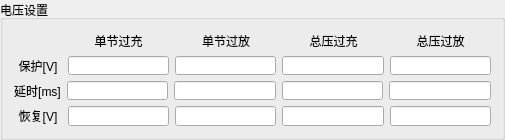
                            <widget class="QGroupBox" name="groupBox_23">
                             <property name="minimumSize">
                              <size>
                               <width>505</width>
                               <height>140</height>
                              </size>
                             </property>
                             <property name="maximumSize">
                              <size>
                               <width>505</width>
                               <height>140</height>
                              </size>
                             </property>
                             <property name="title">
                              <string>电压设置</string>
                             </property>
                             <layout class="QVBoxLayout" name="verticalLayout_45">
                              <property name="topMargin">
                               <number>12</number>
                              </property>
                              <item>
                               <layout class="QHBoxLayout" name="horizontalLayout_156">
                                <item>
                                 <widget class="QLabel" name="label_222">
                                  <property name="minimumSize">
                                   <size>
                                    <width>48</width>
                                    <height>0</height>
                                   </size>
                                  </property>
                                  <property name="maximumSize">
                                   <size>
                                    <width>48</width>
                                    <height>16777215</height>
                                   </size>
                                  </property>
                                  <property name="text">
                                   <string/>
                                  </property>
                                  <property name="alignment">
                                   <set>Qt::AlignCenter</set>
                                  </property>
                                 </widget>
                                </item>
                                <item>
                                 <widget class="QLabel" name="label_223">
                                  <property name="text">
                                   <string>单节过充</string>
                                  </property>
                                  <property name="alignment">
                                   <set>Qt::AlignCenter</set>
                                  </property>
                                 </widget>
                                </item>
                                <item>
                                 <widget class="QLabel" name="label_224">
                                  <property name="text">
                                   <string>单节过放</string>
                                  </property>
                                  <property name="alignment">
                                   <set>Qt::AlignCenter</set>
                                  </property>
                                 </widget>
                                </item>
                                <item>
                                 <widget class="QLabel" name="label_225">
                                  <property name="text">
                                   <string>总压过充</string>
                                  </property>
                                  <property name="alignment">
                                   <set>Qt::AlignCenter</set>
                                  </property>
                                 </widget>
                                </item>
                                <item>
                                 <widget class="QLabel" name="label_226">
                                  <property name="text">
                                   <string>总压过放</string>
                                  </property>
                                  <property name="alignment">
                                   <set>Qt::AlignCenter</set>
                                  </property>
                                 </widget>
                                </item>
                               </layout>
                              </item>
                              <item>
                               <layout class="QHBoxLayout" name="horizontalLayout_157">
                                <item>
                                 <widget class="QLabel" name="label_227">
                                  <property name="minimumSize">
                                   <size>
                                    <width>48</width>
                                    <height>0</height>
                                   </size>
                                  </property>
                                  <property name="text">
                                   <string>保护[V]</string>
                                  </property>
                                  <property name="alignment">
                                   <set>Qt::AlignCenter</set>
                                  </property>
                                 </widget>
                                </item>
                                <item>
                                 <widget class="QLineEdit" name="lineEdit_81">
                                  <property name="alignment">
                                   <set>Qt::AlignCenter</set>
                                  </property>
                                 </widget>
                                </item>
                                <item>
                                 <widget class="QLineEdit" name="lineEdit_82">
                                  <property name="alignment">
                                   <set>Qt::AlignCenter</set>
                                  </property>
                                 </widget>
                                </item>
                                <item>
                                 <widget class="QLineEdit" name="lineEdit_83">
                                  <property name="alignment">
                                   <set>Qt::AlignCenter</set>
                                  </property>
                                 </widget>
                                </item>
                                <item>
                                 <widget class="QLineEdit" name="lineEdit_84">
                                  <property name="alignment">
                                   <set>Qt::AlignCenter</set>
                                  </property>
                                 </widget>
                                </item>
                               </layout>
                              </item>
                              <item>
                               <layout class="QHBoxLayout" name="horizontalLayout_158">
                                <item>
                                 <widget class="QLabel" name="label_228">
                                  <property name="text">
                                   <string>延时[ms]</string>
                                  </property>
                                  <property name="alignment">
                                   <set>Qt::AlignCenter</set>
                                  </property>
                                 </widget>
                                </item>
                                <item>
                                 <widget class="QLineEdit" name="lineEdit_85">
                                  <property name="alignment">
                                   <set>Qt::AlignCenter</set>
                                  </property>
                                 </widget>
                                </item>
                                <item>
                                 <widget class="QLineEdit" name="lineEdit_86">
                                  <property name="alignment">
                                   <set>Qt::AlignCenter</set>
                                  </property>
                                 </widget>
                                </item>
                                <item>
                                 <widget class="QLineEdit" name="lineEdit_87">
                                  <property name="alignment">
                                   <set>Qt::AlignCenter</set>
                                  </property>
                                 </widget>
                                </item>
                                <item>
                                 <widget class="QLineEdit" name="lineEdit_88">
                                  <property name="alignment">
                                   <set>Qt::AlignCenter</set>
                                  </property>
                                 </widget>
                                </item>
                               </layout>
                              </item>
                              <item>
                               <layout class="QHBoxLayout" name="horizontalLayout_159">
                                <item>
                                 <widget class="QLabel" name="label_229">
                                  <property name="minimumSize">
                                   <size>
                                    <width>48</width>
                                    <height>0</height>
                                   </size>
                                  </property>
                                  <property name="text">
                                   <string>恢复[V]</string>
                                  </property>
                                  <property name="alignment">
                                   <set>Qt::AlignCenter</set>
                                  </property>
                                 </widget>
                                </item>
                                <item>
                                 <widget class="QLineEdit" name="lineEdit_89">
                                  <property name="alignment">
                                   <set>Qt::AlignCenter</set>
                                  </property>
                                 </widget>
                                </item>
                                <item>
                                 <widget class="QLineEdit" name="lineEdit_90">
                                  <property name="alignment">
                                   <set>Qt::AlignCenter</set>
                                  </property>
                                 </widget>
                                </item>
                                <item>
                                 <widget class="QLineEdit" name="lineEdit_91">
                                  <property name="alignment">
                                   <set>Qt::AlignCenter</set>
                                  </property>
                                 </widget>
                                </item>
                                <item>
                                 <widget class="QLineEdit" name="lineEdit_92">
                                  <property name="alignment">
                                   <set>Qt::AlignCenter</set>
                                  </property>
                                 </widget>
                                </item>
                               </layout>
                              </item>
                             </layout>
                            </widget>
